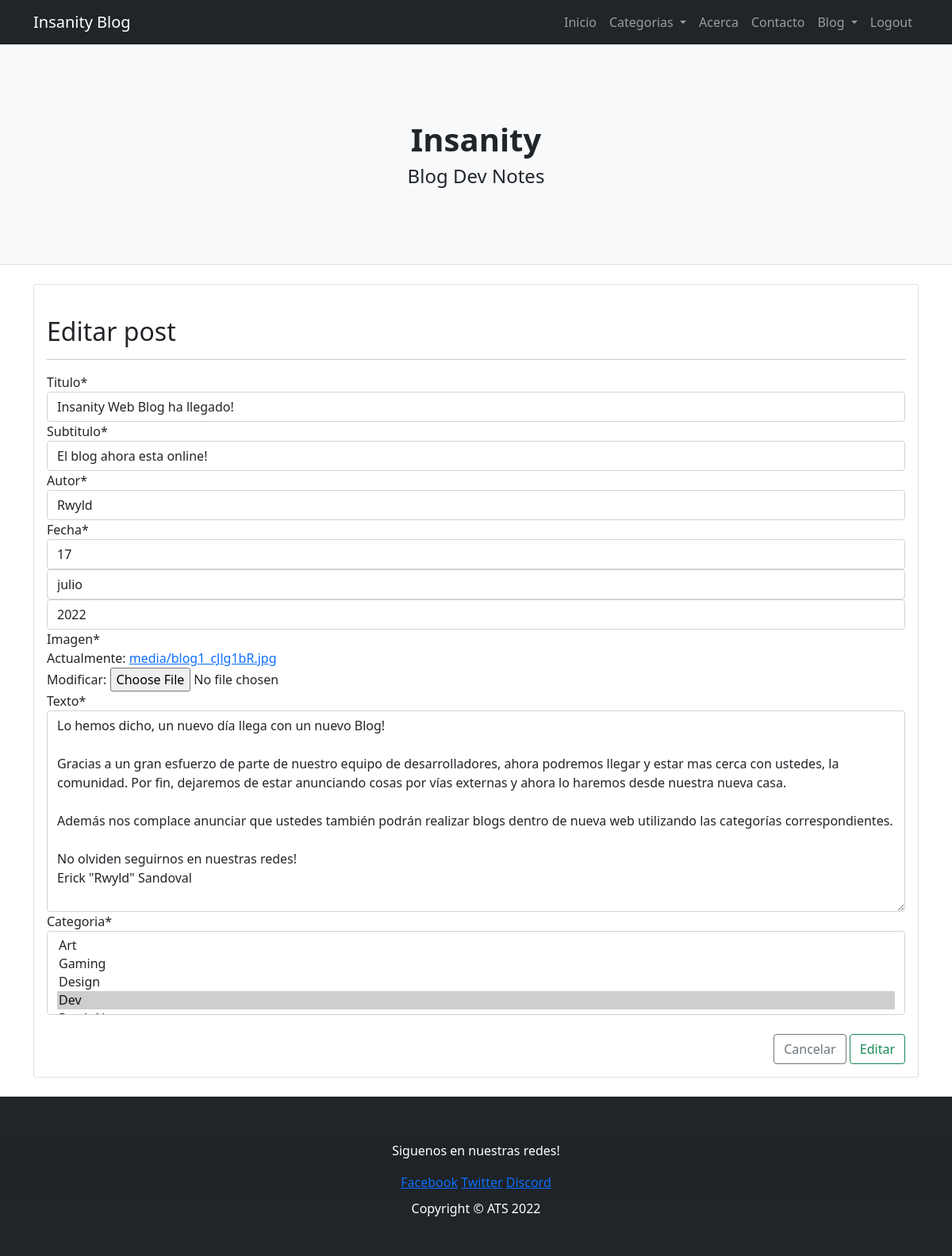
The page /editarpost/2/ (signed in) on the database its author committed.
### blogsetup/models.py (models this page shows)
class Contenido(models.Model):
    titulo = models.CharField("Titulo", max_length=50)
    subtitulo = models.CharField("Subtitulo", max_length=100)
    autor = models.ForeignKey(User, on_delete=models.CASCADE)
    fecha = models.DateTimeField()
    imagen = models.ImageField(upload_to = 'media')
    texto = models.TextField()
    categoria = models.ManyToManyField(Categoria)
    created = models.DateTimeField(auto_now_add=TRUE)
    update = models.DateTimeField(auto_now_add=TRUE)

### blogsetup/views.py (the view, shortened to what this page needs)
# urls.py: path('editarpost/<int:contenido_id>/', views.editar, name="editar"),
@login_required
def editar(request, contenido_id):
    contenido = get_object_or_404(Contenido, id=contenido_id)
    data = {
        'form':ContenidoForms(instance=contenido)
    }
    return render(request, "paginas/modificar.html", data)

### blogsetup/forms.py
class ContenidoForms(forms.ModelForm):
    class Meta:
        model = Contenido
        fields = "__all__"
        widgets = {
            "fecha":forms.SelectDateWidget()
        }

### blogsetup/models.py (called while the page is built)
    def __str__(self):
        return self.nombre

### blogsetup/templates/paginas/modificar.html (shortened to what this page needs)
{% extends 'blogsetup/base.html' %}
{% load static %}
{% load crispy_forms_tags %}
{% block contenido %}
<div class="container">
<div class="row">
    <div class="col-4-col-md-4 offset-md">
        <div class="card">
            <br>
            <div class="card-body">
                <h2> Editar post</h2>
                <hr>
            <form action="" method="POST" enctype="multipart/form-data" style=" width: 100%; margin:auto;">
                {{form | crispy }}
                <br>
                <div class="d-flex justify-content-md-end" >
                    <a type="reset" href="{% url 'listado' %}" class="btn btn-outline-secondary btn-md">Cancelar</a>
                    <a type="submit" href="{% url 'listado' %}" class="btn btn-outline-success btn-md">Editar</a>
                </div>
            </form>
            </div>
        </div>
    </div>
</div>
</div>
<br>
{% endblock contenido %}

### rows shown on the page
Contenido: titulo "Insanity Web Blog ha llegado!", subtitulo "El blog ahora esta online!", autor "Rwyld", texto "Lo hemos dicho, un nuevo día llega con un nuevo Blog! Gracias a un gran esfuerzo de parte de nuestro equipo de desarrolladores, ahora podremos llegar y estar mas cerca con ustedes, la comunidad. Por fin, dejaremos de estar anunciando cosas por vías externas y ahora lo haremos desde nuestra nueva casa. Además nos complace anunciar que ustedes también podrán realizar blogs dentro de nueva web utilizando las categorías correspondientes. No olviden seguirnos en nuestras redes! Erick \"Rwyld\" Sandoval"
